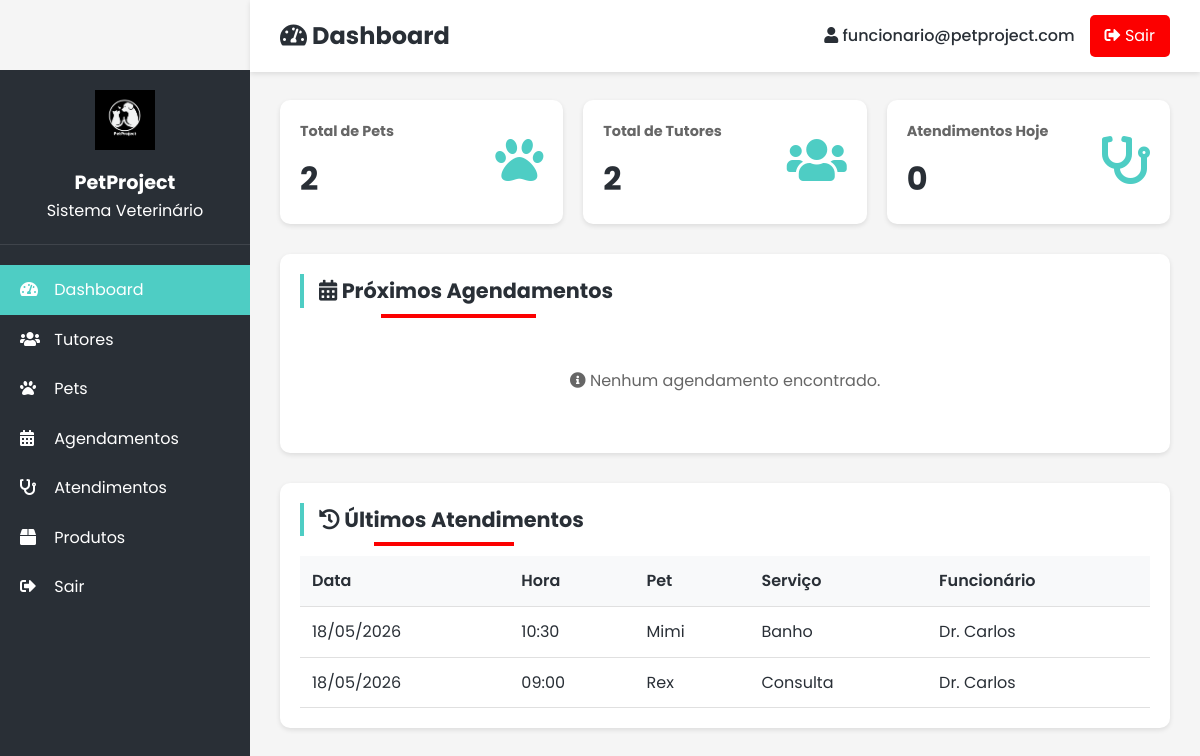
The page /pages/dashboard.php (signed in) on the database its author committed.
### tables this page shows
CREATE TABLE atendimento (
    idAtendimento INT AUTO_INCREMENT PRIMARY KEY,
    data DATE,
    hora TIME,
    idPet INT,
    idFuncionario INT,
    idServico INT,
    FOREIGN KEY (idPet) REFERENCES pet(idPet),
    FOREIGN KEY (idFuncionario) REFERENCES funcionario(idFuncionario),
    FOREIGN KEY (idServico) REFERENCES servico(idServico)
);

CREATE TABLE pet (
    idPet INT AUTO_INCREMENT PRIMARY KEY,
    nome VARCHAR(100),
    especie VARCHAR(50),
    raca VARCHAR(50),
    peso DECIMAL(5,2),
    sexo VARCHAR(10),
    idTutor INT,
    FOREIGN KEY (idTutor) REFERENCES tutor(idTutor)
);

CREATE TABLE servico (
    idServico INT AUTO_INCREMENT PRIMARY KEY,
    tipo VARCHAR(100),
    valor DECIMAL(10,2)
);

CREATE TABLE funcionario (
    idFuncionario INT AUTO_INCREMENT PRIMARY KEY,
    nome VARCHAR(100),
    cargo VARCHAR(50),
    telefone VARCHAR(20),
    email varchar(100)
);

### pages/dashboard.php (the view, shortened to what this page needs)
<?php
$conn = getConnection();
$sql_pets = "SELECT COUNT(*) as total FROM pet";
$result_pets = $conn->query($sql_pets);
$total_pets = $result_pets->fetch_assoc()['total'];
$sql_tutores = "SELECT COUNT(*) as total FROM tutor";
$result_tutores = $conn->query($sql_tutores);
$total_tutores = $result_tutores->fetch_assoc()['total'];
$sql_atendimentos_hoje = "SELECT COUNT(*) as total FROM atendimento WHERE data = CURDATE()";
$result_atendimentos = $conn->query($sql_atendimentos_hoje);
$total_atendimentos_hoje = $result_atendimentos->fetch_assoc()['total'];
$sql_agendamentos = "SELECT a.data, a.hora, p.nome as pet_nome, t.nome as tutor_nome
                     FROM agendamento a
                     JOIN pet p ON a.idPet = p.idPet
                     JOIN tutor t ON p.idTutor = t.idTutor
                     WHERE a.data >= CURDATE()
                     ORDER BY a.data, a.hora
                     LIMIT 5";
$agendamentos = $conn->query($sql_agendamentos);
$sql_atendimentos = "SELECT a.data, a.hora, p.nome as pet_nome, s.tipo as servico, f.nome as funcionario
                     FROM atendimento a
                     JOIN pet p ON a.idPet = p.idPet
                     JOIN servico s ON a.idServico = s.idServico
                     JOIN funcionario f ON a.idFuncionario = f.idFuncionario
                     ORDER BY a.data DESC, a.hora DESC
                     LIMIT 5";
$atendimentos = $conn->query($sql_atendimentos);
?>
<!DOCTYPE html>
<html lang="pt-BR">
<head>
    <link rel="stylesheet" href="../styles/style.css">
    <link rel="stylesheet" href="https://cdnjs.cloudflare.com/ajax/libs/font-awesome/5.15.3/css/all.min.css">
</head>
<body>
    <div class="sidebar">
        <div class="sidebar-header">
            <img src="../img/PetProject.png" alt="PetProject">
            <h3>PetProject</h3>
            <p>Sistema Veterinário</p>
        </div>
        <div class="sidebar-menu">
            <a href="dashboard.php" class="active">
                <i class="fas fa-tachometer-alt"></i> Dashboard
            </a>
            <a href="tutores.php">
                <i class="fas fa-users"></i> Tutores
            </a>
            <a href="pets.php">
                <i class="fas fa-paw"></i> Pets
            </a>
            <a href="agendamentos.php">
                <i class="fas fa-calendar-alt"></i> Agendamentos
            </a>
            <a href="atendimentos.php">
                <i class="fas fa-stethoscope"></i> Atendimentos
            </a>
            <a href="produtos.php">
                <i class="fas fa-box"></i> Produtos
            </a>
            <a href="logout.php">
                <i class="fas fa-sign-out-alt"></i> Sair
            </a>
        </div>
    </div>
    <div class="top-bar">
        <h2><i class="fas fa-tachometer-alt"></i> Dashboard</h2>
        <div class="user-info">
            <span><i class="fas fa-user"></i> <?php echo htmlspecialchars($_SESSION['user_email']); ?></span>
            <a href="logout.php" class="btn-logout">
                <i class="fas fa-sign-out-alt"></i> Sair
            </a>
        </div>
    </div>
    <div class="main-content">
        <div class="stats-grid">
            <div class="stat-card">
                <div class="stat-info">
                    <h3>Total de Pets</h3>
                    <div class="number"><?php echo $total_pets; ?></div>
                </div>
                <div class="stat-icon">
                    <i class="fas fa-paw"></i>
                </div>
            </div>
            <div class="stat-card">
                <div class="stat-info">
                    <h3>Total de Tutores</h3>
                    <div class="number"><?php echo $total_tutores; ?></div>
                </div>
                <div class="stat-icon">
                    <i class="fas fa-users"></i>
                </div>
            </div>
            <div class="stat-card">
                <div class="stat-info">
                    <h3>Atendimentos Hoje</h3>
                    <div class="number"><?php echo $total_atendimentos_hoje; ?></div>
                </div>
                <div class="stat-icon">
                    <i class="fas fa-stethoscope"></i>
                </div>
            </div>
        </div>
        <div class="data-section">
            <h3 class="section-title">
                <i class="fas fa-calendar-alt"></i> Próximos Agendamentos
            </h3>
            <?php if ($agendamentos && $agendamentos->num_rows > 0): ?>
                <table class="data-table">
                    <thead>
                        <tr>
                            <th>Data</th>
                            <th>Hora</th>
                            <th>Pet</th>
                            <th>Tutor</th>
                        </tr>
                    </thead>
                    <tbody>
                        <?php while ($row = $agendamentos->fetch_assoc()): ?>
                        <tr>
                            <td><?php echo date('d/m/Y', strtotime($row['data'])); ?></td>
                            <td><?php echo substr($row['hora'], 0, 5); ?></td>
                            <td><?php echo htmlspecialchars($row['pet_nome']); ?></td>
                            <td><?php echo htmlspecialchars($row['tutor_nome']); ?></td>
                        </tr>
                        <?php endwhile; ?>
                    </tbody>
                </table>
            <?php else: ?>
                <div class="empty-message">
                    <i class="fas fa-info-circle"></i> Nenhum agendamento encontrado.
                </div>
            <?php endif; ?>
        </div>
        <div class="data-section">
            <h3 class="section-title">
                <i class="fas fa-history"></i> Últimos Atendimentos
            </h3>
            <?php if ($atendimentos && $atendimentos->num_rows > 0): ?>
                <table class="data-table">
                    <thead>
                        <tr>
                            <th>Data</th>
                            <th>Hora</th>
                            <th>Pet</th>
                            <th>Serviço</th>
                            <th>Funcionário</th>
                        </tr>
                    </thead>
                    <tbody>
                        <?php while ($row = $atendimentos->fetch_assoc()): ?>
                        <tr>
                            <td><?php echo date('d/m/Y', strtotime($row['data'])); ?></td>
                            <td><?php echo substr($row['hora'], 0, 5); ?></td>
                            <td><?php echo htmlspecialchars($row['pet_nome']); ?></td>
                            <td><?php echo htmlspecialchars($row['servico']); ?></td>
                            <td><?php echo htmlspecialchars($row['funcionario']); ?></td>
                        </tr>
                        <?php endwhile; ?>
                    </tbody>
                </table>
            <?php else: ?>
                <div class="empty-message">
                    <i class="fas fa-info-circle"></i> Nenhum atendimento encontrado.
                </div>
            <?php endif; ?>
        </div>
    </div>
</body>
</html>

### styles/style.css (style rules this page uses)
:root { --primary: #ffffff; --secondary: #4ECDC4; --accent: #fc0000; --dark: #292F36; --light: #F7FFF7; }
* { margin: 0; padding: 0; box-sizing: border-box; font-family: 'Poppins', sans-serif; }
body { background-color: rgb(255, 255, 255); color: var(--dark); line-height: 1.6; }
.section-title { font-size: 2.5rem; margin-bottom: 50px; color: black; position: relative; display: inline-block; }
.section-title:after { content: ''; position: absolute; width: 50%; height: 4px; background-color: var(--accent); bottom: -10px; left: 25%; }

### pages/dashboard.php (style rules this page uses)
* { margin: 0; padding: 0; box-sizing: border-box; }
body { font-family: 'Poppins', sans-serif; background-color: #f5f5f5; }
.sidebar { width: 250px; background-color: #292F36; color: white; position: fixed; height: 100vh; overflow-y: auto; z-index: 100; }
.sidebar-header { padding: 20px; text-align: center; border-bottom: 1px solid rgba(255,255,255,0.1); }
.sidebar-header img { height: 60px; width: 60px; margin-bottom: 10px; }
.sidebar-header h3 { font-size: 1.2rem; }
.sidebar-menu { padding: 20px 0; }
.sidebar-menu a { display: block; padding: 12px 20px; color: white; text-decoration: none; transition: all 0.3s ease; }
.sidebar-menu a i { margin-right: 10px; width: 20px; }
.sidebar-menu .active { background-color: #4ECDC4; }
.top-bar { background-color: white; padding: 15px 30px; box-shadow: 0 2px 5px rgba(0,0,0,0.1); display: flex; justify-content: space-between; align-items: center; position: fixed; top: 0; right: 0; left: 250px; z-index: 99; }
.top-bar h2 { font-size: 1.5rem; color: #292F36; }
.user-info { display: flex; align-items: center; gap: 15px; }
.user-info span { color: #292F36; font-weight: 500; }
.btn-logout { background-color: #fc0000; color: white; padding: 8px 15px; border-radius: 5px; text-decoration: none; transition: all 0.3s ease; }
.main-content { margin-left: 250px; margin-top: 70px; padding: 30px; }
.stats-grid { display: grid; grid-template-columns: repeat(auto-fit, minmax(250px, 1fr)); gap: 20px; margin-bottom: 30px; }
.stat-card { background-color: white; padding: 20px; border-radius: 10px; box-shadow: 0 2px 5px rgba(0,0,0,0.1); display: flex; align-items: center; justify-content: space-between; }
.stat-info h3 { font-size: 0.9rem; color: #666; margin-bottom: 10px; }
.stat-info .number { font-size: 2rem; font-weight: 700; color: #292F36; }
.stat-icon { font-size: 3rem; color: #4ECDC4; }
.data-section { background-color: white; border-radius: 10px; padding: 20px; margin-bottom: 30px; box-shadow: 0 2px 5px rgba(0,0,0,0.1); }
.section-title { font-size: 1.3rem; margin-bottom: 20px; color: #292F36; border-left: 4px solid #4ECDC4; padding-left: 15px; }
.data-table { width: 100%; border-collapse: collapse; }
.data-table th, .data-table td { padding: 12px; text-align: left; border-bottom: 1px solid #e0e0e0; }
.data-table th { background-color: #f8f9fa; font-weight: 600; color: #292F36; }
.empty-message { text-align: center; padding: 40px; color: #666; }

### rows shown on the page
atendimento: data "18/05/2026", hora "10:30", idPet.nome "Mimi", idServico.tipo "Banho", idFuncionario.nome "Dr. Carlos"
atendimento: data "18/05/2026", hora "09:00", idPet.nome "Rex", idServico.tipo "Consulta", idFuncionario.nome "Dr. Carlos"

### other values the page prints
$_SESSION['user_email'] "funcionario@petproject.com"
$total_pets "2"
$total_tutores "2"
$total_atendimentos_hoje "0"
